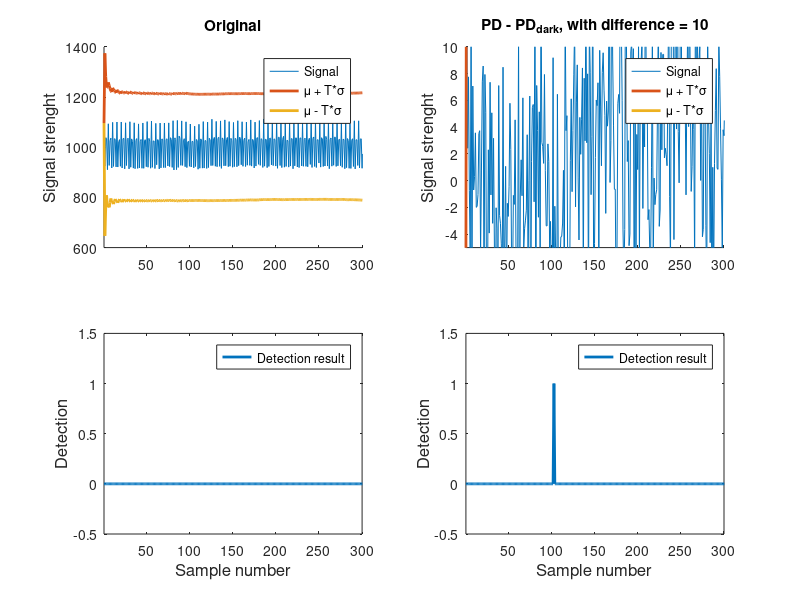

MATLAB code for this plot:
clear all

simulation_time = 3

ts = 1/200000;
t = 0:ts:simulation_time;

diff = 10;
T = 3;

[dc n] = size(t);

mu(1:n) = 0;
sigma(1:n) = 5;

noise  = normrnd(mu,sigma);
ac     = 100* cos(t*2*pi*50);
dc     = 200;
signal(1:n) = 800;
signal(ceil(n/3:n)) = 800*1.005;

%oppertunity one.


%end of oppertunity one.

sig_on = ac(1:n-diff)+dc+noise(1:n-diff)+signal(1:n-diff);
sig_off= ac(1+diff:n)+dc+noise(1+diff:n)+800;

samples_index = 1:200000/125:simulation_time*200000
sig_on = sig_on(samples_index);
sig_off= sig_off(samples_index);

std = movstd(sig_on,[99 0])
mean= movmean(sig_on,[99 0])
result = (sig_on > (mean + T*std)) | (sig_on < (mean - T*std))
figure;
subplot(2,2,1)
hold on
plot(sig_on,'DisplayName','Signal')
plot(mean+std*T,'LineWidth',2,'DisplayName','\mu + T*\sigma')
plot(mean-std*T,'LineWidth',2,'DisplayName','\mu - T*\sigma')
ylabel('Signal strenght','FontSize',12)
legend('show')
axis([1 300 600 1400])
title('Original')

subplot(2,2,3)
plot(result,'LineWidth',2,'DisplayName','Detection result')
axis([1 300 -0.5 1.5])
xlabel('Sample number','FontSize',12)
ylabel('Detection','FontSize',12)
legend('show')

%oppertunity two.
sig = sig_on-sig_off;
[dc n] = size(sig);

std = movstd(sig,[99 0])
mean= movmean(sig,[99 0])
%end of oppertunity two.

result = (sig > (mean + T*std)) | (sig < (mean - T*std))

subplot(2,2,2)
hold on
plot(sig,'DisplayName','Signal')
plot(mean+std*T,'LineWidth',2,'DisplayName','\mu + T*\sigma')
plot(mean-std*T,'LineWidth',2,'DisplayName','\mu - T*\sigma')
axis([1 300 -5 10])
ylabel('Signal strenght','FontSize',12)
legend('show')
title('PD - PD_d_a_r_k, with difference = 10')

subplot(2,2,4)
plot(result,'LineWidth',2,'DisplayName','Detection result')
axis([1 300 -0.5 1.5])
xlabel('Sample number','FontSize',12)
ylabel('Detection','FontSize',12)
legend('show')